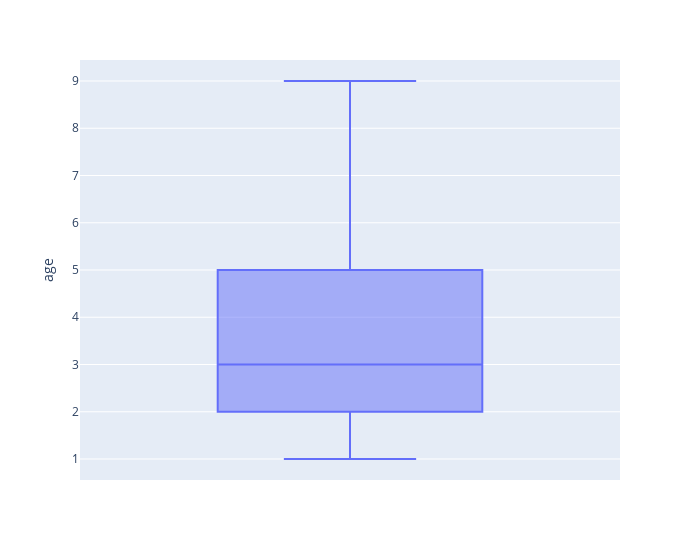

The cell this chart's notebook holds for it:
### Code cell
#визуализация

plt.hist(data[target_name], bins = 20, edgecolor='white')
plt.show()


fig = px.box(data_frame=data, y=target_name, width=700)
fig.show()

### Figure 1 — Plotly figure (JSON) as saved in the notebook; plotly's stock layout.template omitted (floating-point values rounded to 4 significant figures)
{"data": [{"alignmentgroup": "True", "hovertemplate": "age=%{y}<extra></extra>", "legendgroup": "", "marker": {"color": "#636efa"}, "name": "", "notched": false, "offsetgroup": "", "orientation": "v", "showlegend": false, "type": "box", "x0": " ", "xaxis": "x", "y": [8, 6, 6, 6, 2, 1, 2, 6, 9, 6, 9, 5, 5, 3, 5, 4, 1, 2, 5, 4, 3, 3, 4, 2, 3, 7, 2, 4, 3, 2, 3, 4, 3, 2, 4, 7, 2, 7, 1, 3, 3, 2, 3, 2, 5, 4, 5, 5, 6, 3, 7, 2, 3, 4, 3, 2, 2, 7, 3, 6, 3, 5, 3, 4, 5, 5, 7, 6, 1, 1, 4, 6, 5, 6, 1, 1, 1, 3, 4, 3, 3, 3, 3, 2, 2, 6, 3, 3, 2, 3, 7, 4, 4, 3, 5, 3, 1, 1, 6, 4, 3], "y0": " ", "yaxis": "y"}], "layout": {"boxmode": "group", "legend": {"tracegroupgap": 0}, "margin": {"t": 60}, "width": 700, "xaxis": {"anchor": "y", "domain": [0, 1]}, "yaxis": {"anchor": "x", "domain": [0, 1], "title": {"text": "age"}}}}
